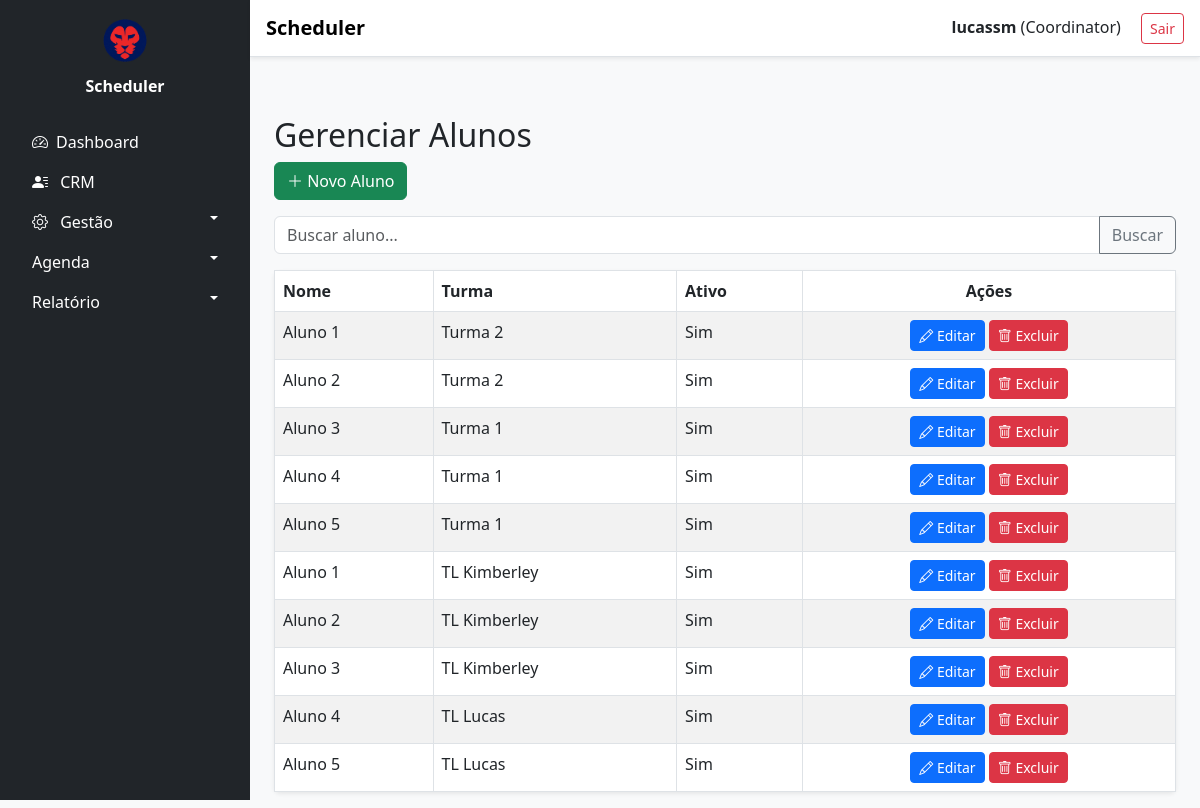
/manage/students/ (signed in), run on the app's committed database.
### accounts/models.py (models this page shows, shortened)
class User(AbstractUser):
    ROLE_CHOICES = [
        ('COORDINATOR', 'Coordinator'),
        ('TEACHER', 'Teacher'),
        ('STUDENT', 'Student'),
    ]
    role = models.CharField(max_length=20, choices=ROLE_CHOICES)

### core/models.py (models this page shows, shortened)
class Student(models.Model):
    full_name = models.CharField(max_length=100)
    classroom = models.ForeignKey(ClassRoom, on_delete=models.CASCADE)
    active = models.BooleanField(default=True)

class ClassRoom(models.Model):
    name = models.CharField(max_length=100)
    schedule = models.TimeField()
    book_level = models.CharField(max_length=50)

### core/views.py (the view)
# urls.py: path('manage/students/', views.students_manage, name='students_manage'),
@login_required
@user_passes_test(is_coordinator)
def students_manage(request):
    query = request.GET.get('q', '')
    students = Student.objects.select_related('classroom')
    if query:
        students = students.filter(
            full_name__icontains=query
        ) | students.filter(
            classroom__name__icontains=query
        )
    return render(request, 'core/students_manage.html', {
        'students': students,
        'query': query
    })

### core/views.py (called while the page is built)
def is_coordinator(user):
    return user.role == 'COORDINATOR'

### core/templates/core/students_manage.html
{% extends 'base.html' %}
{% load static %}
{% block content %}
<h2>Gerenciar Alunos</h2>
<button class="btn btn-success mb-3 open-modal"
        data-url="{% url 'create_student' %}"
        data-row-id="">
    <i class="bi bi-plus-lg"></i> Novo Aluno
</button>
<form method="get" class="mb-3">
    <div class="input-group">
        <input type="text" name="q" class="form-control" placeholder="Buscar aluno..." value="{{ query }}">
        <button class="btn btn-outline-secondary" type="submit">Buscar</button>
    </div>
</form>
<table class="table table-striped table-hover table-bordered rounded shadow-sm">
    <thead>
        <tr>
            <th>Nome</th>
            <th>Turma</th>
            <th>Ativo</th>
            <th class="text-center">Ações</th>
        </tr>
    </thead>
    <tbody>
        {% for student in students %}
            {% include 'core/partials/student_table_row.html' with student=student %}
        {% endfor %}
    </tbody>
</table>
{% endblock %}

### templates/base.html (shortened to what this page needs)
{% load static %}
<!DOCTYPE html>
<html lang="pt-br">
<head>
  <link href="https://cdn.jsdelivr.net/npm/bootstrap-icons@1.10.5/font/bootstrap-icons.css" rel="stylesheet">
  <link href="https://cdn.jsdelivr.net/npm/bootstrap@5.3.0/dist/css/bootstrap.min.css" rel="stylesheet">
</head>
<body class="bg-light">
{% if user.is_authenticated %}
<div class="sidebar d-none d-lg-block text-white">
  <div class="text-center mb-4">
    <img src="{% static 'core/logo.png' %}" alt="Logo" style="width: 50px;">
    <div class="fw-bold mt-2">Scheduler</div>
  </div>
  <ul class="nav flex-column">
    <li><a class="nav-link" href="{% url 'dashboard' %}"><i class="bi bi-speedometer2 me-2"></i>Dashboard</a></li>
    {% if user.role == "COORDINATOR" %}
    <li><a class="nav-link" href="{% url 'lead_list' %}"><i class="bi bi-person-lines-fill me-2"></i> CRM</a></li>
    <li class="nav-item">
      <a class="nav-link text-white dropdown-toggle {% if request.path|slice:"1:9" == 'teachers' or request.path|slice:"1:9" == 'students' or request.path|slice:"1:10" == 'classrooms' %}show{% endif %}"
        data-bs-toggle="collapse"
        href="#gestaoSubmenu"
        role="button"
        aria-expanded="{% if request.path|slice:"1:9" == 'teachers' or request.path|slice:"1:9" == 'students' or request.path|slice:"1:10" == 'classrooms' %}true{% else %}false{% endif %}"
        aria-controls="gestaoSubmenu">
        <i class="bi bi-gear me-2"></i> Gestão
      </a>
    </li>
    <li class="nav-item">
      <a class="nav-link dropdown-toggle" data-bs-toggle="collapse" href="#agendaMenu" role="button">Agenda</a>
    </li>
    <li class="nav-item">
      <a class="nav-link dropdown-toggle" data-bs-toggle="collapse" href="#relatorioMenu" role="button">Relatório</a>
    </li>
    {% elif user.role == "TEACHER" %}
      <li><a class="nav-link" href="{% url 'teacher_schedule_detail' teacher_id=user.id %}">Minha Agenda</a></li>
    {% endif %}
  </ul>
</div>
{% endif %}
<nav class="navbar navbar-expand-lg navbar-light bg-white border-bottom shadow-sm fixed-top" style="left: 250px;">
  <div class="container-fluid px-3">
    <a class="navbar-brand fw-bold" href="#">Scheduler</a>
    {% if user.is_authenticated %}
    <div class="ms-auto">
      <span><strong>{{ user.get_full_name|default:user.username }}</strong> ({{ user.role|title }})</span>
      <form action="{% url 'logout' %}" method="post" class="d-inline ms-3">
        <button class="btn btn-outline-danger btn-sm">Sair</button>
      </form>
    </div>
    {% endif %}
  </div>
</nav>
<main class="pt-5 mt-5 px-4">
  {% block content %}{% endblock %}
</main>
<div class="position-fixed bottom-0 end-0 p-3" style="z-index: 9999">
</div>
</body>
</html>

### core/templates/core/partials/student_table_row.html
<tr id="row-{{ student.id }}">
    <td>{{ student.full_name }}</td>
    <td>{{ student.classroom.name }}</td>
    <td>{{ student.active|yesno:"Sim,Não" }}</td>
    <td class="text-center">
        <button class="btn btn-sm btn-primary open-modal"
                data-url="{% url 'edit_student_ajax' student.id %}"
                data-row-id="{{ student.id }}">
            <i class="bi bi-pencil"></i> Editar
        </button>
        <button class="btn btn-sm btn-danger delete-btn"
                data-url="{% url 'delete_student' student.id %}"
                data-row-id="{{ student.id }}">
            <i class="bi bi-trash"></i> Excluir
        </button>
    </td>
</tr>

### templates/base.html (style rules this page uses)
body { padding-left: 250px; padding-top: 20px; }
.sidebar { width: 250px; height: 100vh; position: fixed; top: 0; left: 0; background-color: #212529; padding: 1rem; overflow-y: auto; z-index: 1040; }
.sidebar .nav-link { color: #ffffff; }
.sidebar .dropdown-toggle::after { float: right; margin-top: 0.4rem; }
.navbar.fixed-top { z-index: 1050; left: 250px; width: calc(100% - 250px); }

### data on the page
User: get_full_name "lucassm", role "Coordinator"
Student: full_name "Aluno 1", classroom.name "Turma 2", active "Sim"
Student: full_name "Aluno 2", classroom.name "Turma 2", active "Sim"
Student: full_name "Aluno 3", classroom.name "Turma 1", active "Sim"
Student: full_name "Aluno 4", classroom.name "Turma 1", active "Sim"
Student: full_name "Aluno 5", classroom.name "Turma 1", active "Sim"
Student: full_name "Aluno 1", classroom.name "TL Kimberley", active "Sim"
Student: full_name "Aluno 2", classroom.name "TL Kimberley", active "Sim"
Student: full_name "Aluno 3", classroom.name "TL Kimberley", active "Sim"
Student: full_name "Aluno 4", classroom.name "TL Lucas", active "Sim"
Student: full_name "Aluno 5", classroom.name "TL Lucas", active "Sim"
